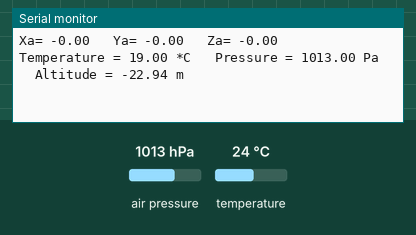
This sketch was run on a simulated Arduino Uno, built with avr-gcc and run on an emulated ATmega328P. Parts: the last lines printed to the serial monitor. Wiring (inferred from the names in the program): 24Cxx EEPROM at I2C address 0x53. The inputs (shaded band) are chosen by the test bench; at power-on: air pressure 1013 hPa, temperature 24 °C. EEPROM starts erased.

Above: at 1.2 s.
1.3 s: air pressure set to 952 hPa
At 1.55 s:
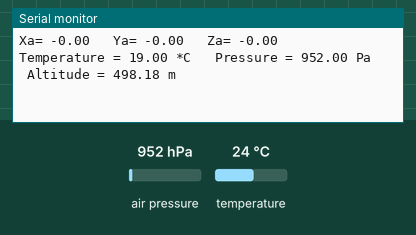
4.3 s: temperature set to 12 °C
At 4.39 s:
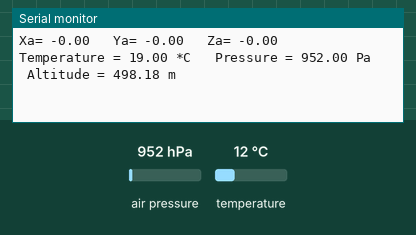
7.3 s: air pressure set to 1025 hPa
At 7.31 s:
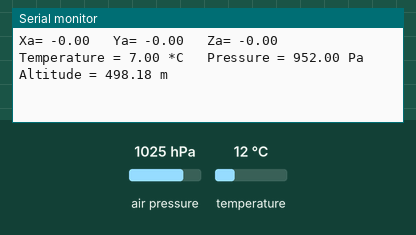
10.3 s: temperature set to 19 °C
At 10.4 s:
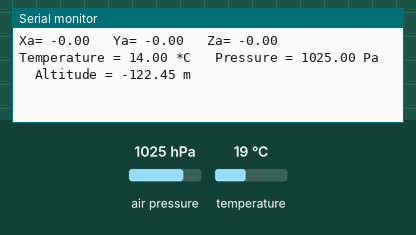
13.3 s: air pressure set to 975 hPa
At 13.4 s:
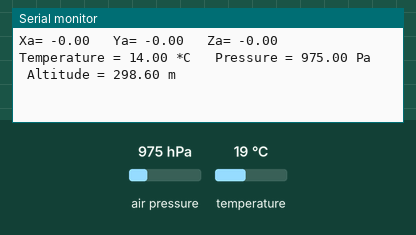
16.3 s: temperature set to 7 °C
At 16.35 s:
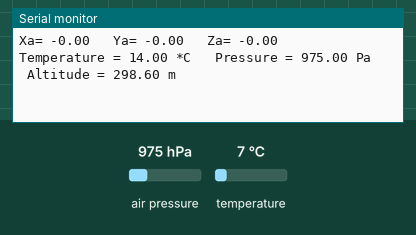
Timing chart, 0 to 19.3 s (numbered marks = the images above; inputs shaded):
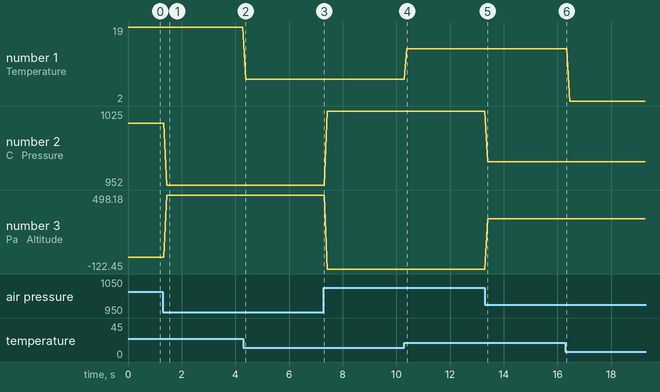

Measured:
- after the input at 1.3 s, the serial monitor: prints a new line after 0.14 s (image 1)
- after the input at 10.3 s, the serial monitor: prints a new line after 0.10 s (image 4)
- after the input at 13.3 s, the serial monitor: prints a new line after 0.10 s (image 5)
- plotted number 1: 19 → 7 after the input at 4.3 s, 7 → 14 after the input at 10.3 s, 14 → 2 after the input at 16.3 s
- plotted number 2: 1013 → 952 after the input at 1.3 s, 952 → 1025 after the input at 7.3 s, 1025 → 975 after the input at 13.3 s
- plotted number 3: -22.94 → 498.18 after the input at 1.3 s, 498.18 → -122.45 after the input at 7.3 s, -122.45 → 298.6 after the input at 13.3 s

The sketch:

bmp280_adxl345.ino
```cpp
#include <SPI.h>
#include <Adafruit_BMP280.h>
//#include <nRF24L01.h>
//#include <RF24.h>
#include <Wire.h>

Adafruit_BMP280 bmp280;   //sda-a4  scl-a5

//RF24   radio (9, 10);
const int PIN_CHIP_SELECT = 4;
int ADXL345 = 0x53;
//int temperature;
//int pressure;
//int altitude;

//char dataToSend[20] = "Message 0";

struct dataStruct {
  float temp;
  float p;
  unsigned long t;
  float m;
  float X_out;
  float Y_out;
  float Z_out;
} data;

void setup() {
  Serial.begin(9600);
  Serial.println(F("BMP280"));
  //pinMode (10, OUTPUT);
  Wire.begin(); // Initiate the Wire library
  // Set ADXL345 in measuring mode
  Wire.beginTransmission(ADXL345); // Start communicating with the device
  Wire.write(0x2D); // Access/ talk to POWER_CTL Register - 0x2D
  // Enable measurement
  Wire.write(8); // (8dec -> 0000 1000 binary) Bit D3 High for measuring enable
  Wire.endTransmission();
  /*while (!bmp280.begin(BMP280_ADDRESS - 1)) {
    Serial.println(F("Could not find a valid BMP280 sensor, check wiring!"));
    delay(2000);*/
  }
  // pinMode(2, OUTPUT);
  // digitalWrite(2, 1);

  /*radio.begin();
  radio.setChannel(27);
  radio.setDataRate  (RF24_1MBPS);
  radio.setPALevel  (RF24_PA_MAX);
  radio.openWritingPipe  (0x1234567890LL);*/


void loop() {
  //temperature =
  //pressure =
  //altitude = bmp280.readAltitude(1010.25);

  data.temp = bmp280.readTemperature();
  data.p = bmp280.readPressure() / 100.0F;
  data.t = millis();
  data.m = bmp280.readAltitude(1010.25);
  data.temp -= 5;

            Wire.beginTransmission(ADXL345);
  Wire.write(0x32); // Start with register 0x32 (ACCEL_XOUT_H)
  Wire.endTransmission(false);
  Wire.requestFrom(ADXL345, 6, true); // Read 6 registers total, each axis value is stored in 2 registers
  data.X_out = ( Wire.read() | Wire.read() << 8); // X-axis value
  data.X_out = data.X_out / 256; //For a range of +-2g, we need to divide the raw values by 256, according to the datasheet
  data.Y_out = ( Wire.read() | Wire.read() << 8); // Y-axis value
  data.Y_out = data.Y_out / 256;
  data.Z_out = ( Wire.read() | Wire.read() << 8); // Z-axis value
  data.Z_out = data.Z_out / 256;

  //radio.write(&data, sizeof(data));


  Serial.print("Xa= ");
  Serial.print(data.X_out);
  Serial.print("   Ya= ");
  Serial.print(data.Y_out);
  Serial.print("   Za= ");
  Serial.print(data.Z_out);

  Serial.print(F("   Temperature = "));
  Serial.print(data.temp);
  Serial.print(" *C   ");

  Serial.print(F("Pressure = "));
  Serial.print(data.p);
  Serial.print(" Pa   ");

  Serial.print(F("Altitude = "));
  Serial.print(data.m);
  Serial.print(" m");

  Serial.println();
  //delay(0);
}
```
